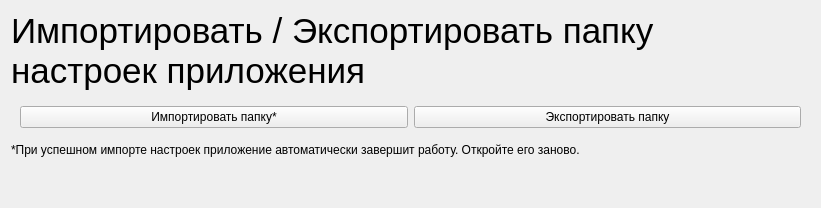
         <widget class="QWidget" name="page_3">
          <layout class="QVBoxLayout" name="verticalLayout_16">
           <item>
            <widget class="QLabel" name="txtWelcome_2">
             <property name="sizePolicy">
              <sizepolicy hsizetype="Preferred" vsizetype="Maximum">
               <horstretch>0</horstretch>
               <verstretch>0</verstretch>
              </sizepolicy>
             </property>
             <property name="font">
              <font>
               <pointsize>26</pointsize>
               <italic>false</italic>
               <fontweight>DemiBold</fontweight>
              </font>
             </property>
             <property name="frameShape">
              <enum>QFrame::Box</enum>
             </property>
             <property name="lineWidth">
              <number>0</number>
             </property>
             <property name="text">
              <string>Импортировать / Экспортировать папку настроек приложения</string>
             </property>
             <property name="scaledContents">
              <bool>false</bool>
             </property>
             <property name="alignment">
              <set>Qt::AlignLeading|Qt::AlignLeft|Qt::AlignTop</set>
             </property>
             <property name="wordWrap">
              <bool>true</bool>
             </property>
            </widget>
           </item>
           <item>
            <widget class="QWidget" name="widget_8" native="true">
             <layout class="QHBoxLayout" name="horizontalLayout_9">
              <item>
               <widget class="QPushButton" name="importSettingsBtn">
                <property name="sizePolicy">
                 <sizepolicy hsizetype="Minimum" vsizetype="Preferred">
                  <horstretch>0</horstretch>
                  <verstretch>0</verstretch>
                 </sizepolicy>
                </property>
                <property name="cursor">
                 <cursorShape>PointingHandCursor</cursorShape>
                </property>
                <property name="text">
                 <string>Импортировать папку*</string>
                </property>
               </widget>
              </item>
              <item>
               <widget class="QPushButton" name="exportSettingsBtn">
                <property name="sizePolicy">
                 <sizepolicy hsizetype="Minimum" vsizetype="Preferred">
                  <horstretch>0</horstretch>
                  <verstretch>0</verstretch>
                 </sizepolicy>
                </property>
                <property name="cursor">
                 <cursorShape>PointingHandCursor</cursorShape>
                </property>
                <property name="text">
                 <string>Экспортировать папку</string>
                </property>
               </widget>
              </item>
             </layout>
            </widget>
           </item>
           <item>
            <widget class="QLabel" name="label_2">
             <property name="sizePolicy">
              <sizepolicy hsizetype="Preferred" vsizetype="Maximum">
               <horstretch>0</horstretch>
               <verstretch>0</verstretch>
              </sizepolicy>
             </property>
             <property name="text">
              <string>*При успешном импорте настроек приложение автоматически завершит работу. Откройте его заново.</string>
             </property>
            </widget>
           </item>
           <item>
            <spacer name="verticalSpacer">
             <property name="orientation">
              <enum>Qt::Vertical</enum>
             </property>
             <property name="sizeType">
              <enum>QSizePolicy::Preferred</enum>
             </property>
             <property name="sizeHint" stdset="0">
              <size>
               <width>20</width>
               <height>40</height>
              </size>
             </property>
            </spacer>
           </item>
          </layout>
         </widget>
